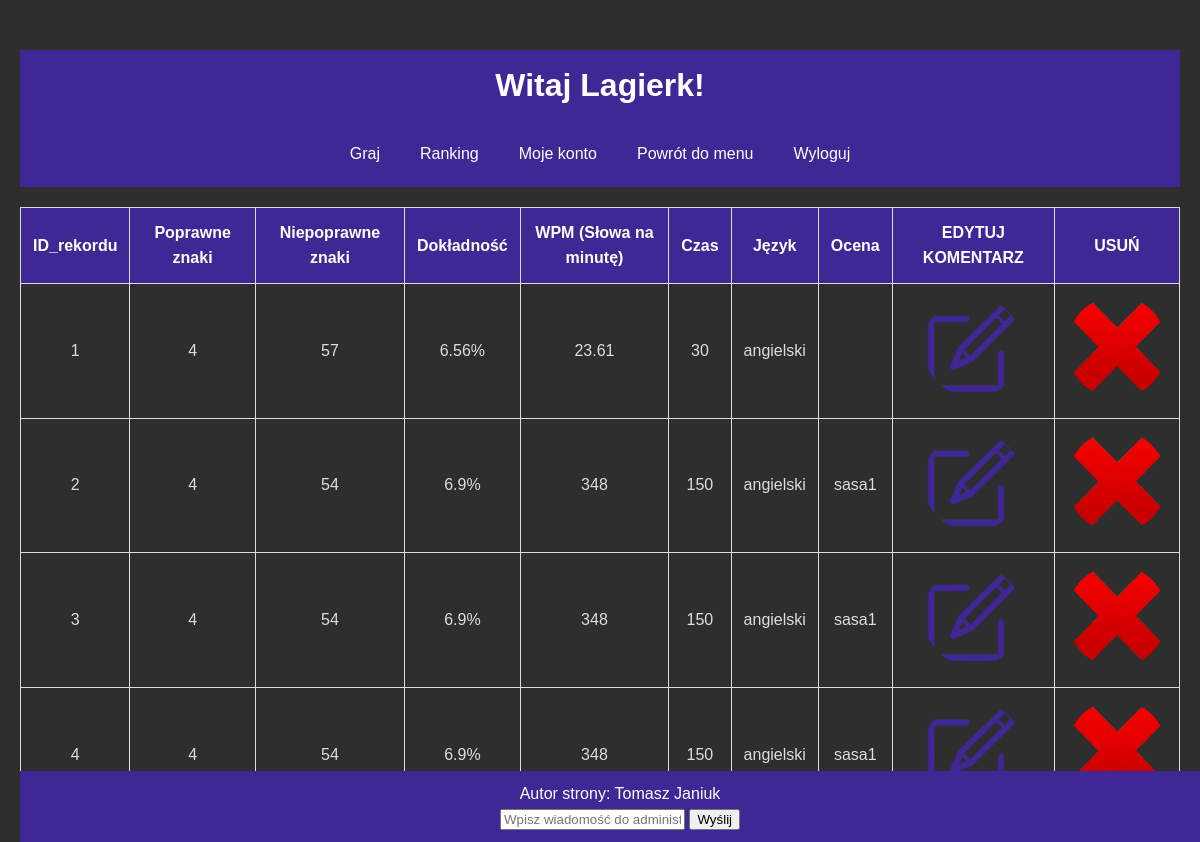
/myAccout.php (signed in), run on the app's committed database.
### tables this page shows
CREATE TABLE `ranking` (
  `id_rekordu` int(11) NOT NULL,
  `ID_uzytkownika` int(10) UNSIGNED DEFAULT NULL,
  `poprawne_znaki` int(11) NOT NULL,
  `niepoprawne_znaki` int(11) NOT NULL,
  `dokladnosc` varchar(10) NOT NULL,
  `wpm` double NOT NULL,
  `czas` varchar(20) NOT NULL,
  `id_jezyka` int(10) DEFAULT NULL,
  `OCENA` text NOT NULL
);

CREATE TABLE `jezyki` (
  `id_jezyka` int(11) NOT NULL,
  `nazwa` varchar(255) NOT NULL
);

### myAccout.php (the view, shortened to what this page needs)
<?php
require("db.php");
?>
<!DOCTYPE html>
<html lang="pl">
<head>
    <link rel="stylesheet" href="stylesmenu.css">
</head>
<body>
    <header>
        <h1>Witaj <?= $_SESSION["Login"] ?>!</h1>
    </header>
    <nav>
        <a href="settings.php">Graj</a>
        <a href="record.php">Ranking</a>
        <a href="myAccout.php">Moje konto</a>
        <a href="menu.php">Powrót do menu</a>
        <a href="logout.php">Wyloguj</a>
    </nav>
    <?php
    $sql = "SELECT r.id_rekordu, u.ID_uzytkownika, r.poprawne_znaki, r.niepoprawne_znaki, r.dokladnosc, r.wpm, r.czas, j.nazwa, j.ID_jezyka, r.ocena
FROM ranking r
JOIN uzytkownicy u ON r.ID_uzytkownika = u.ID_uzytkownika
JOIN jezyki j ON r.ID_jezyka = j.ID_jezyka
WHERE u.ID_uzytkownika = " . $_SESSION['ID_uzytkownika'];
    $result = $conn->query($sql);
    if ($result->num_rows > 0) {
        echo "<table>";
        echo "<tr><th>ID_rekordu</th><th>Poprawne znaki</th><th>Niepoprawne znaki</th><th>Dokładność</th><th>WPM (Słowa na minutę)</th><th>Czas</th><th>Język</th><th>Ocena</th><th>EDYTUJ KOMENTARZ</th><th>USUŃ</th></tr>";
        while ($row = $result->fetch_object()) {
            echo "<tr>";
            echo "<td>$row->id_rekordu</td>";
            echo "<td>$row->poprawne_znaki</td>";
            echo "<td>$row->niepoprawne_znaki</td>";
            echo "<td>$row->dokladnosc</td>";
            echo "<td>$row->wpm</td>";
            echo "<td>$row->czas</td>";
            echo "<td>$row->nazwa</td>";
            echo "<td>$row->ocena</td>";
            echo "<td><a href='edit.php?id=$row->id_rekordu'><img src='obrazy/edit.PNG'></td>";
            echo "<td><a href='delete.php?id=$row->id_rekordu'><img src='obrazy/X.PNG'></a></td>";
            echo "</tr>";
        }
        echo "</table>";
    } else {
        echo "<p>Brak wyników.</p>";
    }
    ?>
  <footer>
        <p> Autor strony: Tomasz Janiuk</p>
        <form id="feedbackForm" method="post">
        <input type="text" name="feedback" placeholder="Wpisz wiadomość do administratora">
        <input type="submit" value="Wyślij">
    </form>
</body>
</html>

### stylesmenu.css (style rules this page uses)
body, h1, p, nav { margin: 0; padding: 0; }
body { font-family: Arial, sans-serif; line-height: 1.6; padding: 0 20px; text-align: center; margin-top: 50px; background-color: rgb(46, 46, 46); color: rgb(211, 211, 211); }
header { background-color: #3f2796; color: #fff; padding: 10px 0; text-align: center; }
nav { background-color: #3f2796; color: #fff; display: flex; justify-content: center; padding: 10px; margin-bottom: 20px; }
nav a { color: #fff; text-decoration: none; padding: 10px 15px; margin: 0 5px; border-radius: 5px; transition: background-color 0.3s, color 0.3s; }
footer { text-align: center; padding: 10px 0; background-color: #3f2796; color: #fff; position: fixed; bottom: 0; width: 100%; }
table { width: 100%; border-collapse: collapse; margin-bottom: 20px; }
table, th, td { border: 1px solid #ddd; }
th, td { padding: 12px; text-align: center; color: #ddd; }
th { background-color: #3f2796; color: white; }
img { border-radius: 50%; width: 100px; height: 100; }

### data on the page
ranking: id_rekordu "1", poprawne_znaki "4", niepoprawne_znaki "57", dokladnosc "6.56%", wpm "23.61", czas "30", id_jezyka.nazwa "angielski"
ranking: id_rekordu "2", poprawne_znaki "4", niepoprawne_znaki "54", dokladnosc "6.9%", wpm "348", czas "150", id_jezyka.nazwa "angielski", OCENA "sasa1"
ranking: id_rekordu "3", poprawne_znaki "4", niepoprawne_znaki "54", dokladnosc "6.9%", wpm "348", czas "150", id_jezyka.nazwa "angielski", OCENA "sasa1"
ranking: id_rekordu "4", poprawne_znaki "4", niepoprawne_znaki "54", dokladnosc "6.9%", wpm "348", czas "150", id_jezyka.nazwa "angielski", OCENA "sasa1"

### other printed values
$_SESSION["Login"] "Lagierk"
